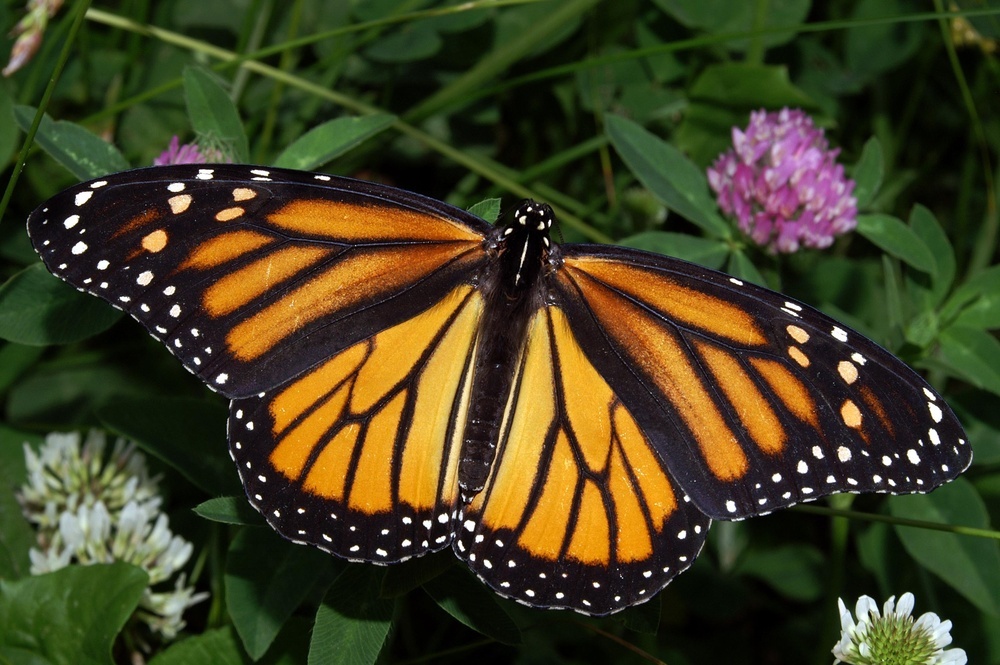
#> input picture Part 1/Lession 6_Types of Features & Image Segmentation/K-mean clustering/monarch.jpg, 1000 x 665 px, shrunk from 3008 x 2000 before the run
$ python 'K-mean clustering.py'
#> lines starting #> are read from the running program, lines starting #| are printed output that depends on the picture
import numpy as np
import matplotlib.pyplot as plt
import cv2

if __name__ == '__main__':
    # load in color image for face detection
    image = cv2.imread('monarch.jpg')
#> image is the input picture: shape (665, 1000, 3); mean B, G, R 32.9, 63.4, 66.8

    # convert to RBG
    image = cv2.cvtColor(image, cv2.COLOR_BGR2RGB)
    image_copy = np.copy(image)

    # reshape image to 2d array pixel of 3 color and float type
    pixel_vals = image_copy.reshape((-1, 3))
    pixel_vals = np.float32(pixel_vals)

    # k-mean implementation
    k = 6
    criteria = (cv2.TERM_CRITERIA_EPS + cv2.TERM_CRITERIA_MAX_ITER, 100, 0.2)
    retval, labels, centers = cv2.kmeans(pixel_vals, k, None, criteria, 10, cv2.KMEANS_RANDOM_CENTERS)
#> retval = 577112240; centers = [[222.7, 220.1, 208.4], [224.4, 153, 39.98], [18.93, 21.52, 11.58], [155.3, 136.2, 137.8], [118, 90.41, 50.97], [49.53, 68.05, 32.42]]

    # convert data to 8bit value
    centers = np.uint8(centers)
#> centers = [[222, 220, 208], [224, 152, 39], [18, 21, 11], [155, 136, 137], [117, 90, 50], [49, 68, 32]]
    segmented_data = centers[labels.flatten()]

    # reshape image to original dimention
    segmented_image = segmented_data.reshape(image_copy.shape)
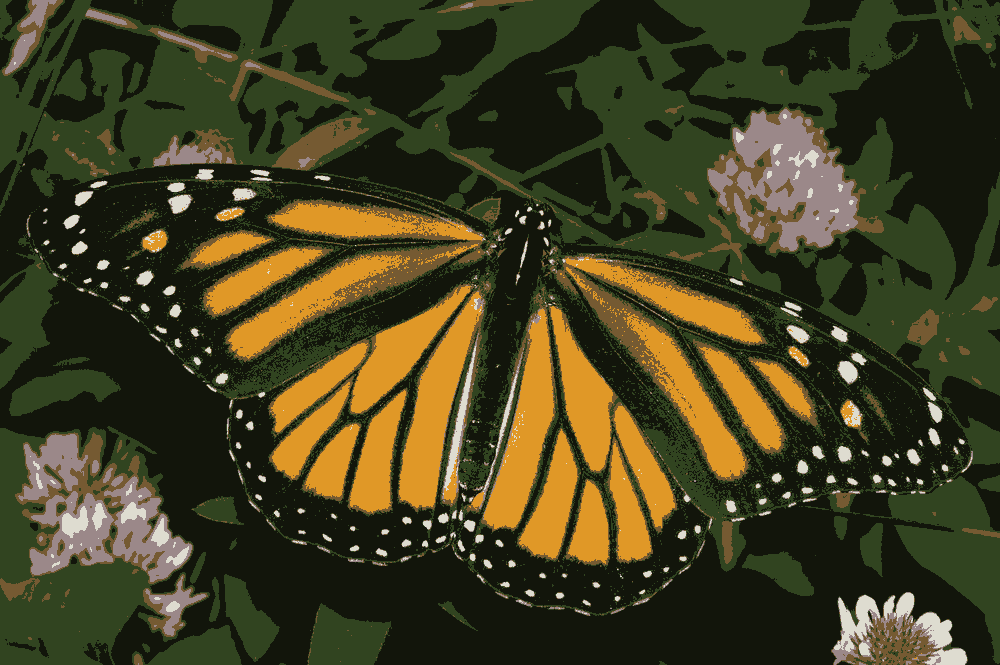
#> segmented_image: shape (665, 1000, 3); mean R, G, B 66, 63, 32.3
    labels_reshape = labels.reshape(image_copy.shape[0], image_copy.shape[1])
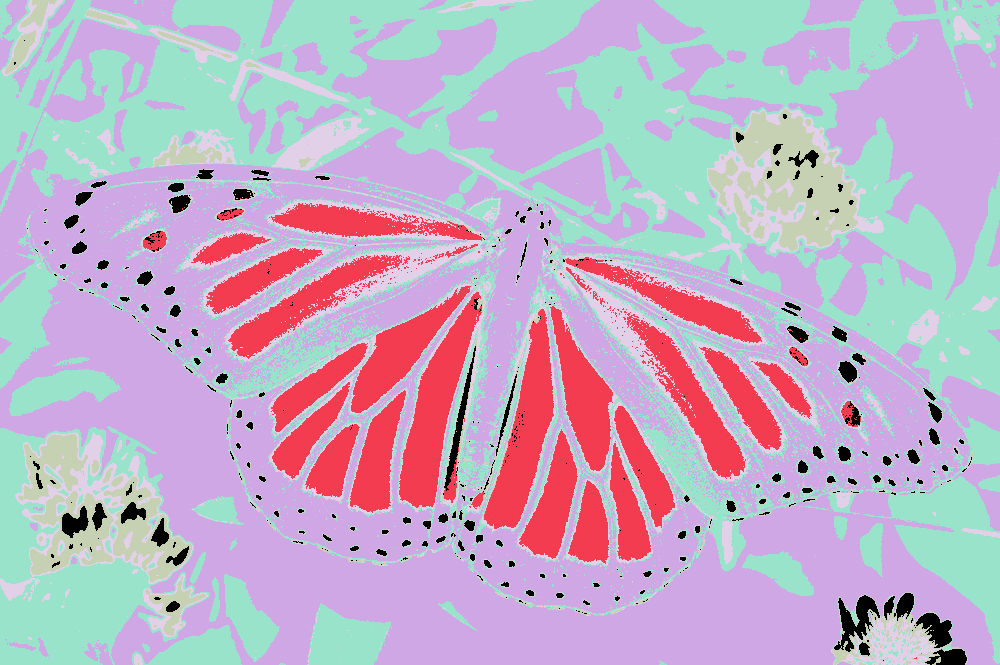
#> labels_reshape: shape (665, 1000) int32; 6 distinct labels, from 0 to 5; one colour per label, 0 black

    plt.imshow(segmented_image)
    plt.show()

$ run again, with Part 1/Lession 6_Types of Features & Image Segmentation/K-mean clustering/oranges.jpg copied over Part 1/Lession 6_Types of Features & Image Segmentation/K-mean clustering/monarch.jpg
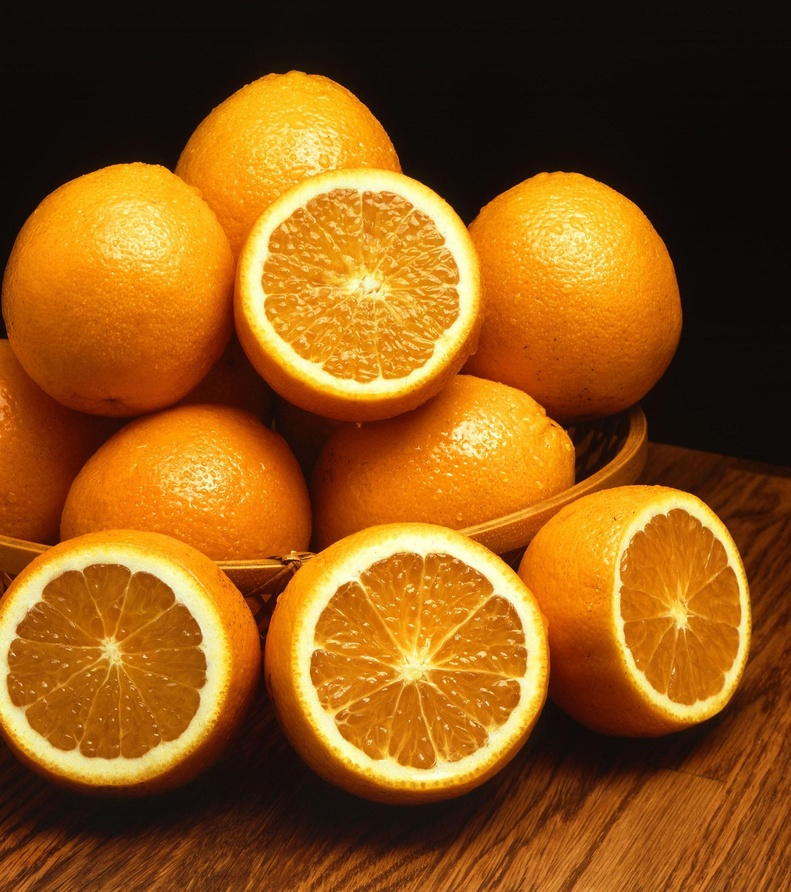
#> input picture Part 1/Lession 6_Types of Features & Image Segmentation/K-mean clustering/oranges.jpg, 791 x 892 px, shrunk from 1999 x 2254 before the run
#> image is the input picture: shape (892, 791, 3); mean B, G, R 22.6, 85.5, 140
#> `retval, labels, centers = cv2.kmeans(pixel_vals, k, None, criteria, 10..`: retval = 412997178.6; centers = [[168.4, 80.2, 9.48], [245.9, 178.5, 39.24], [20.61, 12.4, 8.93], [248.5, 232.2, 145.3], [222.2, 123.8, 10.88], [100.9, 36.43, 6.53]]
#> `centers = np.uint8(centers)`: centers = [[168, 80, 9], [245, 178, 39], [20, 12, 8], [248, 232, 145], [222, 123, 10], [100, 36, 6]]
#> `segmented_image = segmented_data.reshape(image_copy.shape)`:
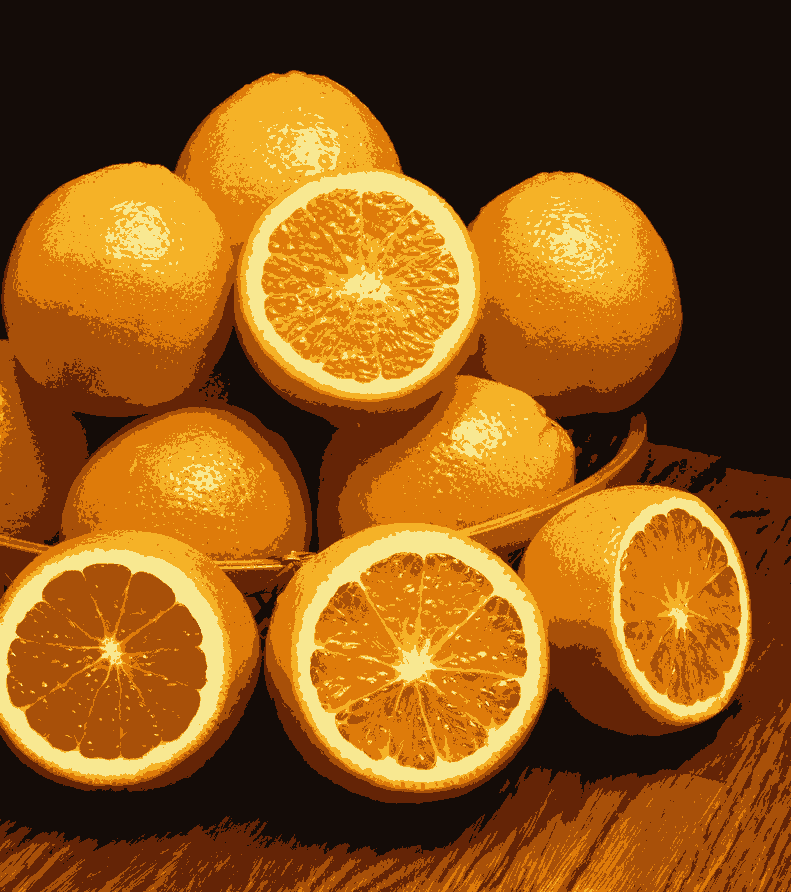
#> segmented_image: shape (892, 791, 3); mean R, G, B 139.4, 85.1, 21.9
#> `labels_reshape = labels.reshape(image_copy.shape[0], image_copy.shape[..`:
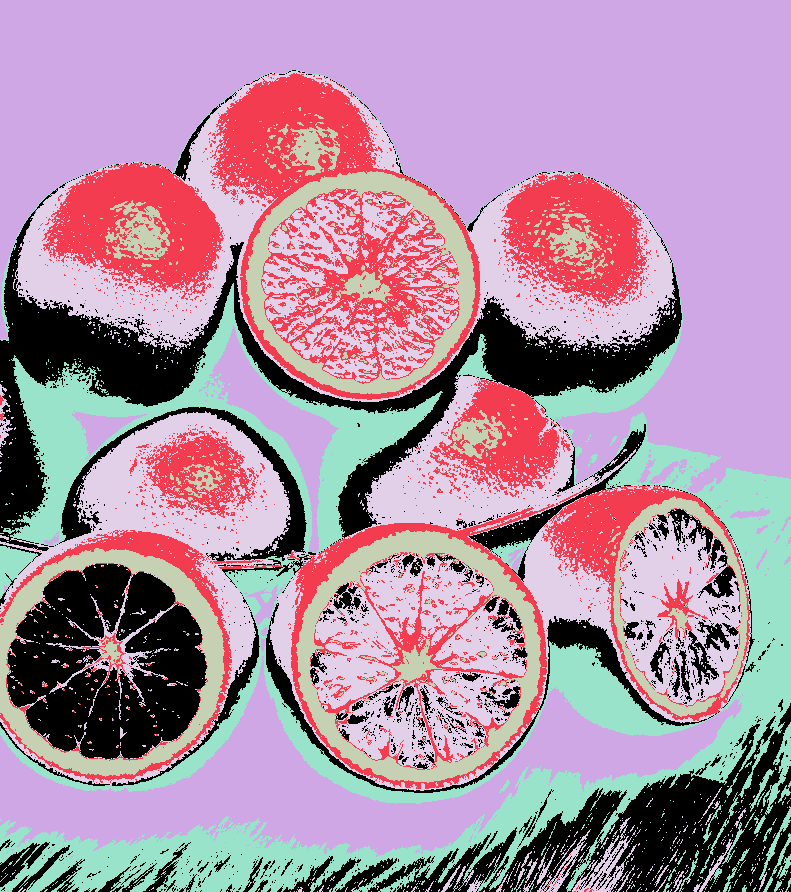
#> labels_reshape: shape (892, 791) int32; 6 distinct labels, from 0 to 5; one colour per label, 0 black
